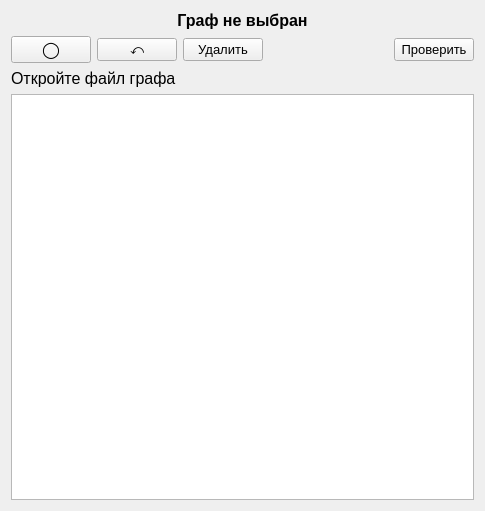
<?xml version="1.0" encoding="UTF-8"?>
<ui version="4.0">
 <class>FormGraph</class>
 <widget class="QWidget" name="FormGraph">
  <property name="geometry">
   <rect>
    <x>0</x>
    <y>0</y>
    <width>485</width>
    <height>511</height>
   </rect>
  </property>
  <property name="windowTitle">
   <string>Form</string>
  </property>
  <layout class="QVBoxLayout" name="verticalLayout">
   <item>
    <widget class="QLabel" name="lNameGraf">
     <property name="font">
      <font>
       <pointsize>12</pointsize>
       <weight>75</weight>
       <bold>true</bold>
      </font>
     </property>
     <property name="text">
      <string>Граф не выбран</string>
     </property>
     <property name="alignment">
      <set>Qt::AlignCenter</set>
     </property>
    </widget>
   </item>
   <item>
    <layout class="QHBoxLayout" name="horizontalLayout">
     <item>
      <widget class="QPushButton" name="btnCreateNode">
       <property name="font">
        <font>
         <pointsize>12</pointsize>
        </font>
       </property>
       <property name="text">
        <string>◯</string>
       </property>
      </widget>
     </item>
     <item>
      <widget class="QPushButton" name="btnConnectNode">
       <property name="font">
        <font>
         <pointsize>10</pointsize>
        </font>
       </property>
       <property name="text">
        <string>⤺</string>
       </property>
      </widget>
     </item>
     <item>
      <widget class="QPushButton" name="btnDelete">
       <property name="font">
        <font>
         <pointsize>10</pointsize>
        </font>
       </property>
       <property name="text">
        <string>Удалить</string>
       </property>
      </widget>
     </item>
     <item>
      <spacer name="horizontalSpacer">
       <property name="orientation">
        <enum>Qt::Horizontal</enum>
       </property>
       <property name="sizeHint" stdset="0">
        <size>
         <width>40</width>
         <height>20</height>
        </size>
       </property>
      </spacer>
     </item>
     <item>
      <widget class="QPushButton" name="btnCheck">
       <property name="font">
        <font>
         <pointsize>10</pointsize>
        </font>
       </property>
       <property name="text">
        <string>Проверить</string>
       </property>
      </widget>
     </item>
    </layout>
   </item>
   <item>
    <widget class="QLabel" name="lTip">
     <property name="font">
      <font>
       <pointsize>12</pointsize>
      </font>
     </property>
     <property name="text">
      <string>Откройте файл графа</string>
     </property>
    </widget>
   </item>
   <item>
    <widget class="GraphWidget" name="grafViewScene"/>
   </item>
  </layout>
 </widget>
 <customwidgets>
  <customwidget>
   <class>GraphWidget</class>
   <extends>QGraphicsView</extends>
   <header>graphwidget.h</header>
  </customwidget>
 </customwidgets>
 <resources/>
 <connections/>
</ui>
